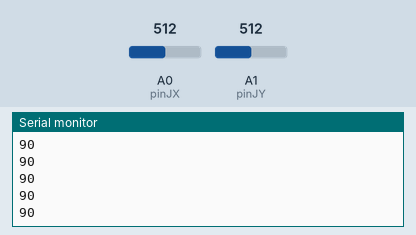
Bench run of a sketch on a simulated Arduino Uno, built with avr-gcc and run on an emulated ATmega328P. On the bench: the last lines printed to the serial monitor. The test bench sets the inputs (shaded band); at power-on: A0 (pinJX) = 512, A1 (pinJY) = 512. No radio packets arrive unless stated.

Above: at 1.2 s.
1.3 s: A0 (pinJX) set to 470
At 2.1 s:
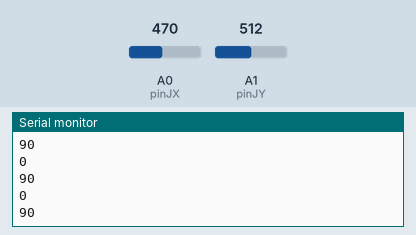
2.8 s: A1 (pinJY) set to 560
At 3.5 s:
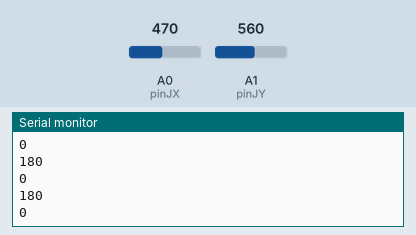
Timing chart, 0 to 5.8 s (numbered marks = the images above; inputs shaded):
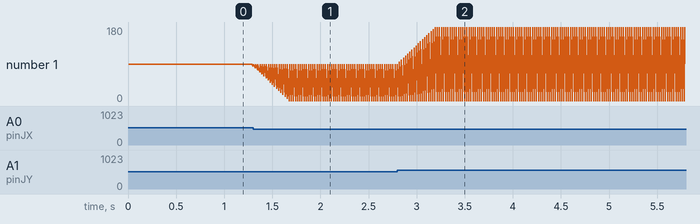

Measured:
- after the input at 1.3 s, the serial monitor: prints a new line at once (image 1)
- after the input at 2.8 s, the serial monitor: prints a new line at once (image 2)
- plotted number 1: 90 → 180 after the input at 2.8 s

The sketch:

EnviarMensaje.ino
```cpp
#include <SPI.h>
#include <nRF24L01.h>
#include <RF24.h>

const int pinCE = 9;
const int pinCSN = 10;
RF24 radio(pinCE, pinCSN);

const uint64_t pipe = 0xE8E8F0F0E1LL;

int mensaje[2];

int valorX = 0;
int valorY = 0;
int pinJX = A0;
int pinJY = A1;

int grados1 = 90;
int grados2 = 90;

void setup()
{
   Serial.begin(9600);
   radio.begin();
   radio.openWritingPipe(pipe);
}

void loop()
{
  valorX = analogRead ( pinJX);
  valorY = analogRead ( pinJY);

  if ( (valorX > 550 ) && (valorX <= 1023) )
  {
    grados1 = grados1 + 5;
  }

  if ( (valorX >= 0 ) && (valorX < 480 ))
  {
    grados1 = grados1 - 5;
  }

  if ( grados1 >= 180)
  {
    grados1 = 180;
  }

  if ( grados1 <= 0)
  {
    grados1 = 0;
  }


  if ( (valorY > 550 ) && (valorY <= 1023) )
  {
    grados2 = grados2 + 5;
  }


  if ( (valorY >= 0 ) && (valorY < 480) )
  {
    grados2 = grados2 - 5;
  }

  if ( grados2 >= 180)
  {
    grados2 = 180;
  }

  if ( grados2 <= 0)
  {
    grados2 = 0;
  }

  Serial.println(grados1);
  Serial.println(grados2);

  mensaje[0]= grados1;
  mensaje[1] = grados2;
  radio.write(mensaje, sizeof(mensaje));

  delay(20);
}
```
